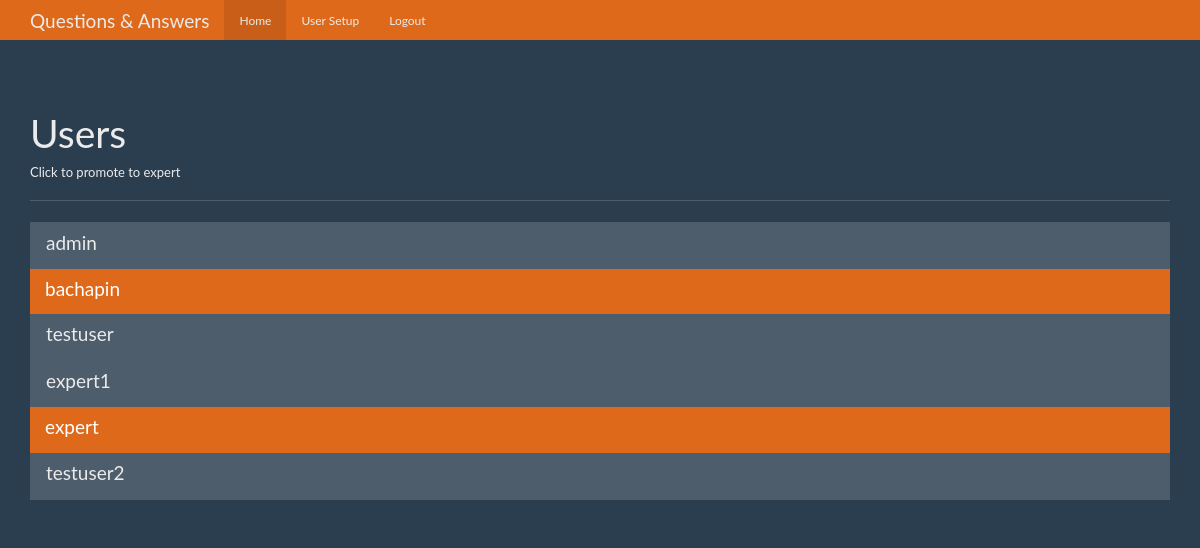
The page /users (signed in) on the database as committed earlier.
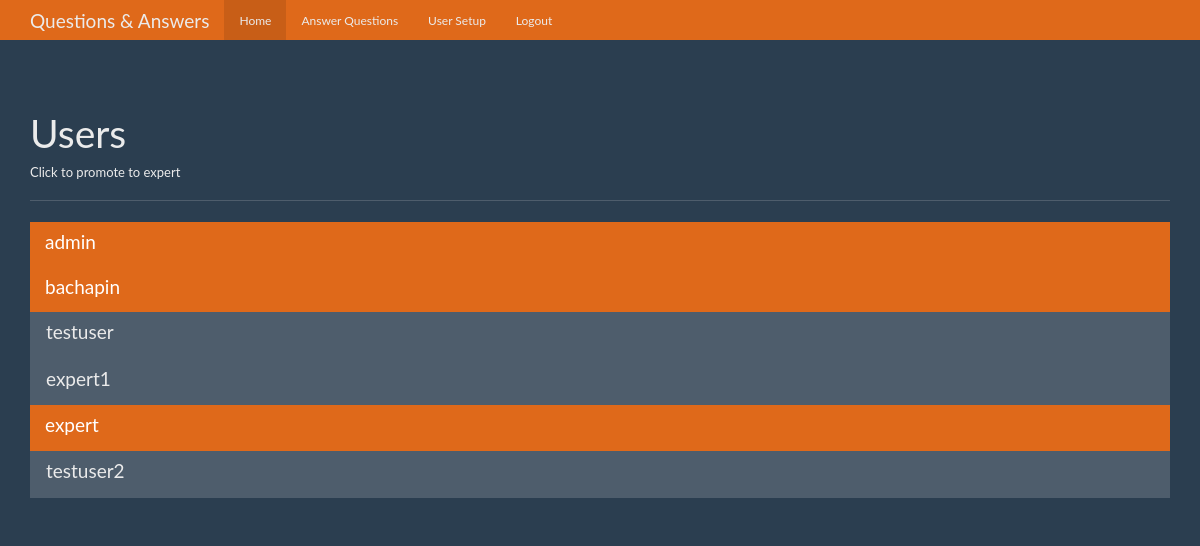
The same page on the database as committed later.
### tables this page shows
CREATE TABLE users(
    id integer primary key autoincrement,
    name text not null,
    password text not null,
    expert boolean not null,
    admin boolean not null
);

### app.py (the view)
@app.route('/users')
def users():
    user = get_current_user()
    if not user:
        return redirect(url_for('login'))
    if user['admin'] == 0:
        return redirect(url_for('index'))
    db = get_db()
    users_cur = db.execute('select id, name, expert, admin from users')
    users_results = users_cur.fetchall()
    return render_template('users.html', user=user, users_results=users_results)

### app.py (called while the page is built)
def get_current_user():
    user_result = None
    if 'user' in session:
        user = session['user']
        db = get_db()
        user_cur = db.execute('select id, name, password, expert, admin from users where name = ?', [user])
        user_result = user_cur.fetchone()
    return user_result

### database.py (called while the page is built)
def connect_db():
    sql = sqlite3.connect('./questions.db')
    sql.row_factory = sqlite3.Row
    return sql

def get_db():
    if not hasattr(g, 'sqlite.db'):
        g.sqlite_db = connect_db()
    return g.sqlite_db

### templates/users.html (shortened to what this page needs)
{% extends "base.html" %}
{% from "show_links.html" import show_links %}
{% block nav %}{{ show_links(user) }}{% endblock %}
{% block body %}
  <div class="page-header">
    <h1>Users</h1>
    <h6>Click to promote to expert</h6>
  </div>
  <div class="row">
    <div class="col-lg-12">
      <div class="list-group">
        {% for user in users_results %}
        <a href="{{ url_for('promote', user_id=user['id']) }}" class="list-group-item {% if user.expert == 1 %} active {% endif %}">
          <h4 class="list-group-item-heading">{{ user.name }}</h4>
        </a>
        {% endfor %}
      </div>
    </div>
  </div>
{% endblock %}

Rows that differ between the two databases and show on the page:
changed users "admin": expert False → True (drawn)
Other text that changed with them:
text now shown: "Answer Questions"
